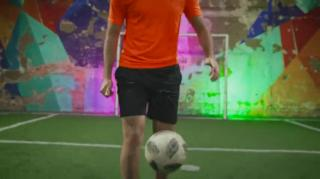
#> input picture backend/app/seed_assets/thumb-42524.jpg, 320 x 179 px
$ python -i camera.py   (imports and definitions only)
#> lines starting #> are read from the running program, lines starting #| are printed output that depends on the picture
### analysis/video.py
"""Opening videos with a small, predictable memory footprint.

On the free server (0.1 CPU, 512 MB shared with the API) a phone video crashed the server: by default FFmpeg decodes
with one thread per CPU core it can see (many, on a shared host) and each keeps its own full-size frame buffers, and
OpenCV starts its own thread pool too. Measured on a 4K clip: 669 MB peak with ~30 threads. One decoding thread and
one OpenCV thread cost nothing at 0.1 CPU and keep memory near the 480p figure.
"""

from pathlib import Path

import cv2

cv2.setNumThreads(1)


def open_video(path: Path | str) -> cv2.VideoCapture:
    params = [cv2.CAP_PROP_N_THREADS, 1] if hasattr(cv2, "CAP_PROP_N_THREADS") else []
    cap = cv2.VideoCapture(str(path), cv2.CAP_FFMPEG, params)
    if not cap.isOpened():  # a backend that doesn't take the parameter: fall back to the default open
        cap = cv2.VideoCapture(str(path))
    return cap

### analysis/camera.py
"""Camera motion: is the phone held still?

Touch counting reads the ball's height in the picture, which only means height above the ground if the camera
doesn't move. A pan or zoom moves the ball in the picture without the ball moving (clip 43513 zooms out the whole
time; the dribbling clips follow the player). Moving-camera videos get a quality-gate warning and a request to
re-film with the phone propped up.

Method: track corner points from one frame to the next (Lucas-Kanade optical flow) and fit a single shift+zoom
(similarity transform) with RANSAC. The background is most of the picture, so the fit follows the background; the
player and ball move differently and are rejected as outliers. A frame is "moving" when that fit shows a real shift
or zoom, smoothed over a few frames so one noisy estimate doesn't count.
"""

from dataclasses import dataclass
from pathlib import Path

import cv2
import numpy as np
from analysis.video import open_video

WIDTH = 320  # analyse a small copy: plenty for background motion, and fast


@dataclass
class CameraMotion:
    shift: np.ndarray  # per frame: background shift since the previous frame, in % of frame width
    zoom: np.ndarray  # per frame: |scale - 1| since the previous frame, in %
    moving: np.ndarray  # per frame: True where the camera is moving

    @property
    def moving_fraction(self) -> float:
        return float(self.moving.mean()) if len(self.moving) else 0.0

    @property
    def still(self) -> bool:
        """Quality-gate verdict. Spike 2d: still clips measured 0-6% moving, moving ones 54-93%."""
        return self.moving_fraction <= 0.3


def camera_motion(path: Path, shift_pct: float = 0.4, zoom_pct: float = 0.4, smooth: int = 7) -> CameraMotion:
    """Per-frame camera motion. Defaults: moving if the background shifts by more than 0.4% of the frame width
    (about 5 px at 1280) or zooms by more than 0.4% between frames, as a running median over `smooth` frames."""
#> called with shift_pct = 0.4, zoom_pct = 0.4, smooth = 7
    cap = open_video(path)
    prev, shifts, zooms = None, [0.0], [0.0]
    try:
        while True:
            ok, frame = cap.read()
#> frame is the input picture: shape (179, 320, 3); mean B, G, R 68.7, 94.8, 93.5
            if not ok:
                break
            h, w = frame.shape[:2]
#> h = 179; w = 320
            gray = cv2.cvtColor(cv2.resize(frame, (WIDTH, int(h * WIDTH / w))), cv2.COLOR_BGR2GRAY)
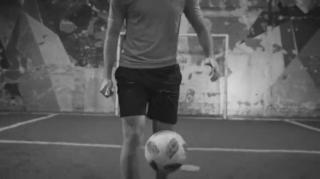
#> gray: shape (179, 320); min 12, max 219, mean 91.4
            if prev is not None:
                s, z = _step(prev, gray)
                shifts.append(s)
                zooms.append(z)
            prev = gray
    finally:
        cap.release()
    shift, zoom = np.array(shifts), np.array(zooms)
    moving = (_running_median(shift, smooth) > shift_pct) | (_running_median(zoom, smooth) > zoom_pct)
    return CameraMotion(shift, zoom, moving)


def _step(a: np.ndarray, b: np.ndarray) -> tuple[float, float]:
    pts = cv2.goodFeaturesToTrack(a, maxCorners=200, qualityLevel=0.01, minDistance=8)
    if pts is None or len(pts) < 8:
        return 0.0, 0.0  # nothing to track (a blank, dark frame): assume still rather than invent motion
    nxt, status, _ = cv2.calcOpticalFlowPyrLK(a, b, pts, None)
    good = status.ravel() == 1
    if good.sum() < 8:
        return 0.0, 0.0
    m, _ = cv2.estimateAffinePartial2D(pts[good], nxt[good], method=cv2.RANSAC, ransacReprojThreshold=1.0)
    if m is None:
        return 0.0, 0.0
    scale = float(np.hypot(m[0, 0], m[1, 0]))
    shift = float(np.hypot(m[0, 2], m[1, 2]))
    return 100 * shift / WIDTH, 100 * abs(scale - 1)


def _running_median(x: np.ndarray, n: int) -> np.ndarray:
    half = n // 2
    return np.array([np.median(x[max(0, i - half):i + half + 1]) for i in range(len(x))])

>>> result = camera_motion('../backend/app/seed_assets/thumb-42524.jpg')

$ run again, on backend/app/seed_assets/thumb-43487.jpg
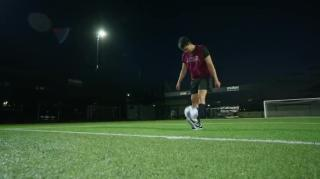
#> input picture backend/app/seed_assets/thumb-43487.jpg, 320 x 179 px
#> in camera_motion, frame is the input picture: shape (179, 320, 3); mean B, G, R 43.5, 61.8, 44.3
#> in camera_motion, `gray = cv2.cvtColor(cv2.resize(frame, (WIDTH, int(h * WIDTH / w))), cv..`:
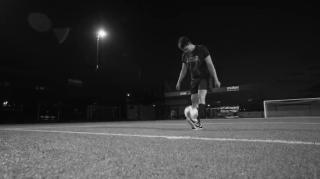
#> gray: shape (179, 320); min 0, max 253, mean 54.5

$ run again, on backend/app/seed_assets/thumb-43490.jpg
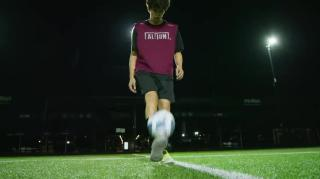
#> input picture backend/app/seed_assets/thumb-43490.jpg, 320 x 179 px
#> in camera_motion, frame is the input picture: shape (179, 320, 3); mean B, G, R 32, 45.2, 35.5
#> in camera_motion, `gray = cv2.cvtColor(cv2.resize(frame, (WIDTH, int(h * WIDTH / w))), cv..`:
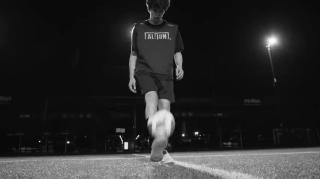
#> gray: shape (179, 320); min 0, max 252, mean 40.8

$ run again, on backend/app/seed_assets/thumb-43513.jpg
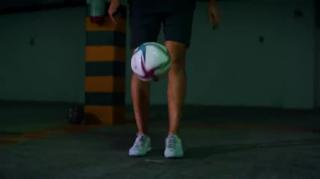
#> input picture backend/app/seed_assets/thumb-43513.jpg, 320 x 179 px
#> in camera_motion, frame is the input picture: shape (179, 320, 3); mean B, G, R 29, 34.6, 23.8
#> in camera_motion, `gray = cv2.cvtColor(cv2.resize(frame, (WIDTH, int(h * WIDTH / w))), cv..`:
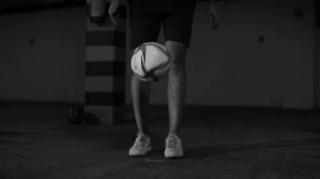
#> gray: shape (179, 320); min 0, max 206, mean 30.7
